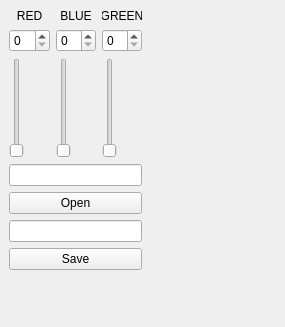
<?xml version="1.0" encoding="UTF-8"?>
<ui version="4.0">
 <class>Form</class>
 <widget class="QWidget" name="Form">
  <property name="geometry">
   <rect>
    <x>0</x>
    <y>0</y>
    <width>285</width>
    <height>327</height>
   </rect>
  </property>
  <property name="windowTitle">
   <string>Form</string>
  </property>
  <widget class="QWidget" name="layoutWidget">
   <property name="geometry">
    <rect>
     <x>9</x>
     <y>9</y>
     <width>133</width>
     <height>261</height>
    </rect>
   </property>
   <layout class="QVBoxLayout" name="verticalLayout_5">
    <item>
     <layout class="QHBoxLayout" name="horizontalLayout">
      <item>
       <layout class="QVBoxLayout" name="verticalLayout_3">
        <item>
         <widget class="QLabel" name="RED">
          <property name="text">
           <string>RED</string>
          </property>
          <property name="alignment">
           <set>Qt::AlignCenter</set>
          </property>
         </widget>
        </item>
        <item>
         <widget class="QSpinBox" name="spinBoxRed"/>
        </item>
        <item>
         <widget class="QSlider" name="verticalSlider">
          <property name="orientation">
           <enum>Qt::Vertical</enum>
          </property>
         </widget>
        </item>
       </layout>
      </item>
      <item>
       <layout class="QVBoxLayout" name="verticalLayout_2">
        <item>
         <widget class="QLabel" name="BLUE">
          <property name="text">
           <string>BLUE</string>
          </property>
          <property name="alignment">
           <set>Qt::AlignCenter</set>
          </property>
         </widget>
        </item>
        <item>
         <widget class="QSpinBox" name="spinBoxBlue"/>
        </item>
        <item>
         <widget class="QSlider" name="verticalSlider_2">
          <property name="orientation">
           <enum>Qt::Vertical</enum>
          </property>
         </widget>
        </item>
       </layout>
      </item>
      <item>
       <layout class="QVBoxLayout" name="verticalLayout">
        <item>
         <widget class="QLabel" name="GREEN">
          <property name="text">
           <string>GREEN</string>
          </property>
          <property name="alignment">
           <set>Qt::AlignCenter</set>
          </property>
         </widget>
        </item>
        <item>
         <widget class="QSpinBox" name="spinBoxGreen"/>
        </item>
        <item>
         <widget class="QSlider" name="verticalSlider_3">
          <property name="orientation">
           <enum>Qt::Vertical</enum>
          </property>
         </widget>
        </item>
       </layout>
      </item>
     </layout>
    </item>
    <item>
     <widget class="QLineEdit" name="openPath"/>
    </item>
    <item>
     <layout class="QVBoxLayout" name="verticalLayout_4">
      <item>
       <widget class="QPushButton" name="openButton">
        <property name="text">
         <string>Open</string>
        </property>
       </widget>
      </item>
      <item>
       <widget class="QLineEdit" name="lineEdit_2"/>
      </item>
      <item>
       <widget class="QPushButton" name="save">
        <property name="text">
         <string>Save</string>
        </property>
       </widget>
      </item>
     </layout>
    </item>
   </layout>
  </widget>
 </widget>
 <resources/>
 <connections>
  <connection>
   <sender>verticalSlider</sender>
   <signal>valueChanged(int)</signal>
   <receiver>spinBoxRed</receiver>
   <slot>setValue(int)</slot>
   <hints>
    <hint type="sourcelabel">
     <x>28</x>
     <y>117</y>
    </hint>
    <hint type="destinationlabel">
     <x>41</x>
     <y>38</y>
    </hint>
   </hints>
  </connection>
  <connection>
   <sender>verticalSlider_2</sender>
   <signal>valueChanged(int)</signal>
   <receiver>spinBoxBlue</receiver>
   <slot>setValue(int)</slot>
   <hints>
    <hint type="sourcelabel">
     <x>74</x>
     <y>75</y>
    </hint>
    <hint type="destinationlabel">
     <x>75</x>
     <y>39</y>
    </hint>
   </hints>
  </connection>
  <connection>
   <sender>verticalSlider_3</sender>
   <signal>valueChanged(int)</signal>
   <receiver>spinBoxGreen</receiver>
   <slot>setValue(int)</slot>
   <hints>
    <hint type="sourcelabel">
     <x>121</x>
     <y>101</y>
    </hint>
    <hint type="destinationlabel">
     <x>128</x>
     <y>43</y>
    </hint>
   </hints>
  </connection>
  <connection>
   <sender>spinBoxRed</sender>
   <signal>valueChanged(int)</signal>
   <receiver>verticalSlider</receiver>
   <slot>setValue(int)</slot>
   <hints>
    <hint type="sourcelabel">
     <x>29</x>
     <y>41</y>
    </hint>
    <hint type="destinationlabel">
     <x>23</x>
     <y>71</y>
    </hint>
   </hints>
  </connection>
  <connection>
   <sender>spinBoxBlue</sender>
   <signal>valueChanged(int)</signal>
   <receiver>verticalSlider_2</receiver>
   <slot>setValue(int)</slot>
   <hints>
    <hint type="sourcelabel">
     <x>63</x>
     <y>43</y>
    </hint>
    <hint type="destinationlabel">
     <x>62</x>
     <y>84</y>
    </hint>
   </hints>
  </connection>
  <connection>
   <sender>spinBoxGreen</sender>
   <signal>valueChanged(int)</signal>
   <receiver>verticalSlider_3</receiver>
   <slot>setValue(int)</slot>
   <hints>
    <hint type="sourcelabel">
     <x>118</x>
     <y>47</y>
    </hint>
    <hint type="destinationlabel">
     <x>109</x>
     <y>71</y>
    </hint>
   </hints>
  </connection>
 </connections>
</ui>
